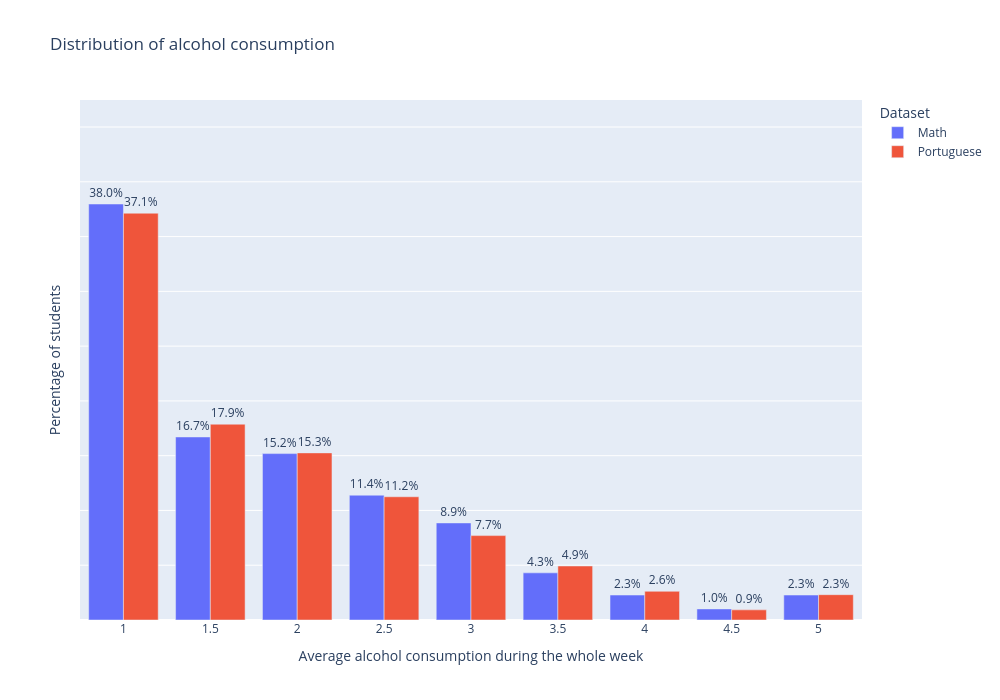

Here is the notebook cell this chart was saved with:
### Markdown cell above
## Alcohol Consumption Intensity

### Code cell
#| class: col-page-right

%run ../plots/alcohol_consumption_plot1.ipynb

### Figure 1 — Plotly figure (JSON) as saved in the notebook; plotly's stock layout.template omitted (floating-point values rounded to 4 significant figures)
{"data": [{"alignmentgroup": "True", "hovertemplate": "Dataset=Math<br>Average alcohol consumption during the whole week=%{x}<br>Percentage of students=%{text}<extra></extra>", "legendgroup": "Math", "marker": {"color": "#636efa", "pattern": {"shape": ""}}, "name": "Math", "offsetgroup": "Math", "orientation": "v", "showlegend": true, "text": [0.3797, 0.1671, 0.1519, 0.1139, 0.08861, 0.04304, 0.02278, 0.01013, 0.02278], "textposition": "outside", "texttemplate": "%{y:.1%}", "type": "bar", "x": [1.0, 1.5, 2.0, 2.5, 3.0, 3.5, 4.0, 4.5, 5.0], "xaxis": "x", "y": [0.3797, 0.1671, 0.1519, 0.1139, 0.08861, 0.04304, 0.02278, 0.01013, 0.02278], "yaxis": "y"}, {"alignmentgroup": "True", "hovertemplate": "Dataset=Portuguese<br>Average alcohol consumption during the whole week=%{x}<br>Percentage of students=%{text}<extra></extra>", "legendgroup": "Portuguese", "marker": {"color": "#EF553B", "pattern": {"shape": ""}}, "name": "Portuguese", "offsetgroup": "Portuguese", "orientation": "v", "showlegend": true, "text": [0.3713, 0.1787, 0.1525, 0.1125, 0.07704, 0.04931, 0.02619, 0.009245, 0.02311], "textposition": "outside", "texttemplate": "%{y:.1%}", "type": "bar", "x": [1.0, 1.5, 2.0, 2.5, 3.0, 3.5, 4.0, 4.5, 5.0], "xaxis": "x", "y": [0.3713, 0.1787, 0.1525, 0.1125, 0.07704, 0.04931, 0.02619, 0.009245, 0.02311], "yaxis": "y"}], "layout": {"barmode": "group", "height": 700, "legend": {"title": {"text": "Dataset"}, "tracegroupgap": 0}, "title": {"text": "Distribution of alcohol consumption"}, "width": 1000, "xaxis": {"anchor": "y", "domain": [0, 1], "title": {"text": "Average alcohol consumption during the whole week"}}, "yaxis": {"anchor": "x", "domain": [0, 1], "range": [0, 0.4747], "showticklabels": false, "title": {"text": "Percentage of students"}}}}
